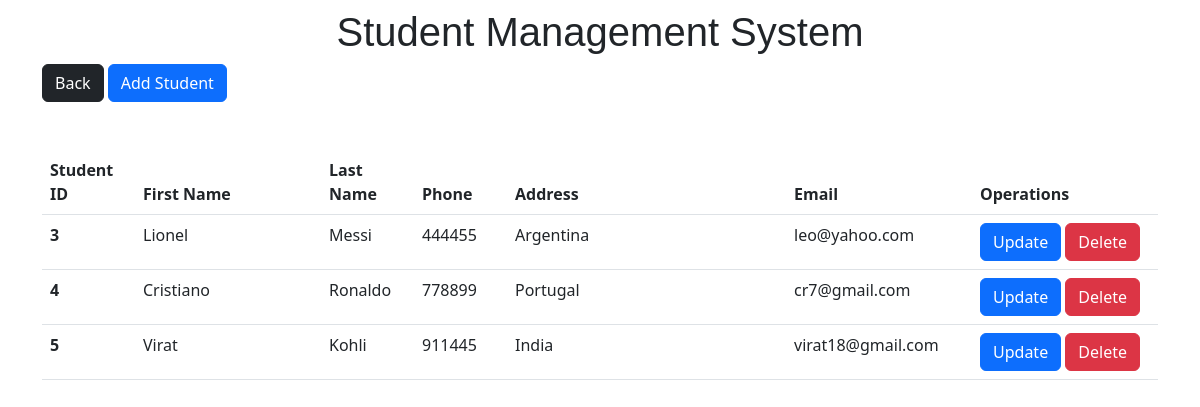
Screenshot of /display.php with the database file from the repository.
### tables this page shows
CREATE TABLE `studentreg` (
  `id` int(11) NOT NULL,
  `firstname` varchar(255) NOT NULL,
  `lastname` varchar(255) NOT NULL,
  `phone` int(11) NOT NULL,
  `email` varchar(255) NOT NULL,
  `address` varchar(255) NOT NULL
);

### display.php (the view, shortened to what this page needs)
<?php include_once 'conn.php'; ?>
<!DOCTYPE html>
<html lang="en">
<head>
    <link rel="stylesheet" href="display.css">
    <link href="https://cdn.jsdelivr.net/npm/bootstrap@5.2.2/dist/css/bootstrap.min.css" rel="stylesheet">
</head>
<body>
    <div class="container">
        <h1 class="heading mt-2 text-center">Student Management System</h1>
        <a href="home.php"><button type="button" class="back btn btn-dark">Back</button></a>
        <a href="insert.php"><button class="btn btn-primary" >Add Student</button></a>
        <table class="table my-5">
            <thead>
              <tr>
                <th scope="col">Student ID</th>
                <th scope="col">First Name</th>
                <th scope="col">Last Name</th>
                <th scope="col">Phone</th>
                <th scope="col">Address</th>
                <th scope="col">Email</th>
                <th scope="col">Operations</th>
              </tr>
            </thead>
            <tbody>
              <?php
                $sql = "SELECT * FROM studentreg";
                $result = mysqli_query($con, $sql);
                if($result){
                  while($row = mysqli_fetch_assoc($result)){
                    $id=$row['id'];
                    $fname=$row['firstname'];
                    $lname=$row['lastname'];
                    $phone=$row['phone'];
                    $add=$row['address'];
                    $email=$row['email'];
                    echo'<tr>
                    <th scope="row" class="col-1">'.$id.'</th>
                    <td class="col-2">'.$fname.'</td>
                    <td class="col-1">'.$lname.'</td>
                    <td class="col-1">'.$phone.'</td>
                    <td class="col-3">'.$add.'</td>
                    <td class="col-2">'.$email.'</td>
                    <td>
                    <a href="update.php?updateid='.$id.'" class="text-light"><button class="btn btn-primary">Update</button></a>
                    <a href="delete.php?deleteid='.$id.'" class="text-light"><button class="btn btn-danger">Delete</button></a>
                    </td>
                    </tr>';
                  }
                }
              ?>
            </tbody>
      </table>
    </div>
  </body>
</html>

### display.css (style rules this page uses)
* { padding: 0; margin: 0; }
.heading { text-transform: capitalize; font-size: 2.5rem; font-family: 'Franklin Gothic Medium', 'Arial Narrow', Arial, sans-serif; }

### rows the page displays
studentreg: id "3", firstname "Lionel", lastname "Messi", phone "444455", address "Argentina", email "leo@yahoo.com"
studentreg: id "4", firstname "Cristiano", lastname "Ronaldo", phone "778899", address "Portugal", email "cr7@gmail.com"
studentreg: id "5", firstname "Virat", lastname "Kohli", phone "911445", address "India", email "virat18@gmail.com"
